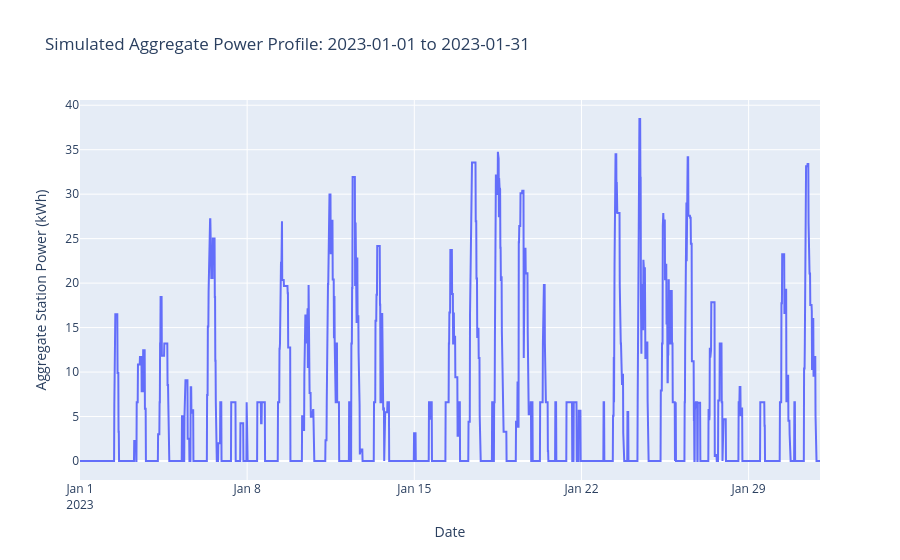
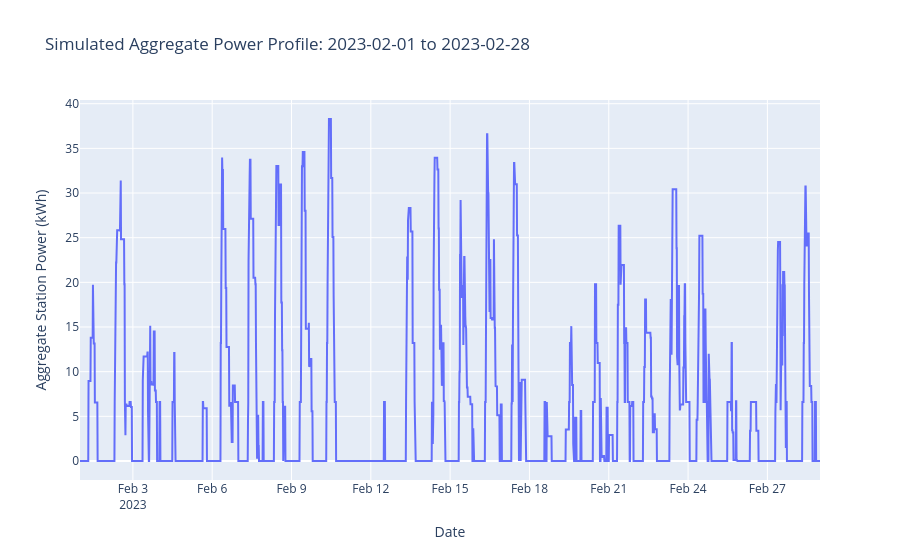
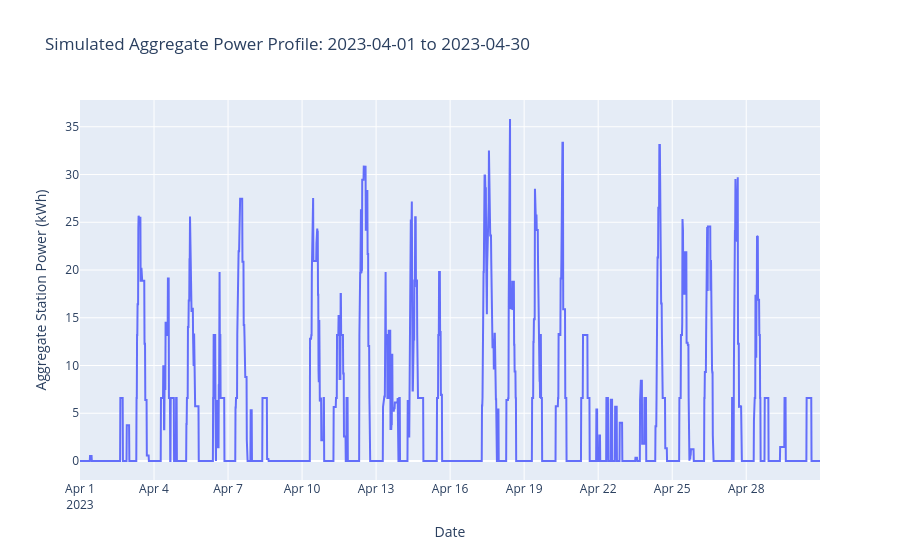
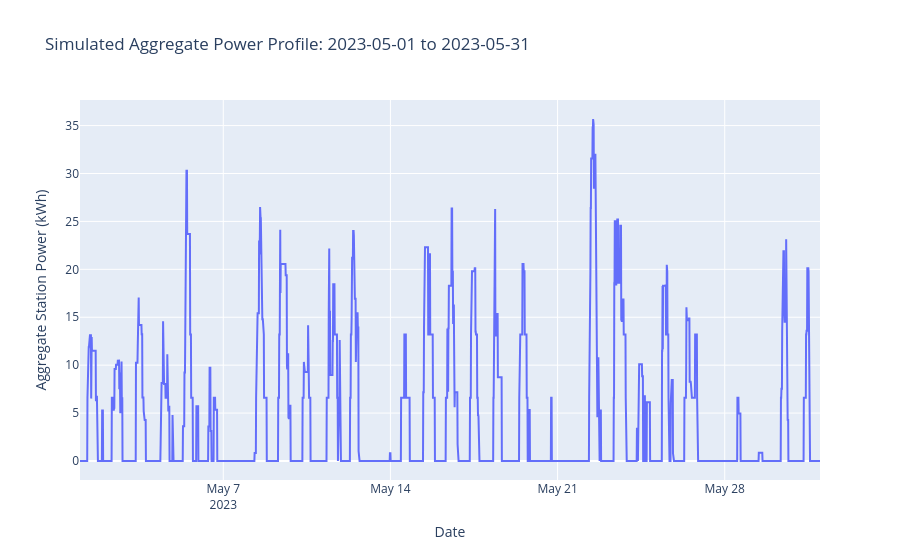

Notebook code for these charts, in order:
### Code cell
scenario: TypeScenario = "smooth_dc_penalty"

sessions_file = Path(__name__).resolve().parents[1] / "data" / "Sessions3.csv"
sessions_df = pd.read_csv(sessions_file)
sessions_df = sessions_df.sort_values(by="startChargeTime")

# Create output folder for this simulation
current_time = datetime.datetime.now()
time_str = current_time.strftime("%Y-%m-%d_%H-%M-%S")
folder_path = f"results/{scenario}/{time_str}"
os.makedirs(folder_path, exist_ok=True)

for month in months:
    try:
        # function to filter data in the same way for each scenario
        test_df = filter_data(sessions_df, month, year, "standard")

        # function to run a scenario (returns a child of BaselineSimulator)
        sim = get_simulator(test_df, scenario, verbose=False, monte_carlo=True)

        # Run simulation and save results and append to the summary
        results_file_name = f"{folder_path}/{month}_{year}_{scenario}.csv"
        summary_file_name = f"{folder_path}/summary.csv"
        aggregate_power_profile_file_name = f"{folder_path}/aggregate_power_profile.csv"
        session_results = generate_session_results(
            sim,
            month,
            results_file_name,
            summary_file_name,
            aggregate_power_profile_file_name,
            visualize=True,
            verbose=True,
        )
    except:
        continue

### Figure 1 — Plotly figure (JSON) as saved in the notebook; plotly's stock layout.template omitted (floating-point values rounded to 4 significant figures; data arrays with more than 128 entries replaced by an {"elided": "..."} marker saying what was removed)
{"data": [{"mode": "lines", "name": "Power Profile", "type": "scatter", "x": {"elided": "2976 str values"}, "y": {"elided": "2976 float values"}}], "layout": {"title": {"text": "Simulated Aggregate Power Profile: 2023-01-01 to 2023-01-31"}, "xaxis": {"title": {"text": "Date"}}, "yaxis": {"title": {"text": "Aggregate Station Power (kWh)"}}}}

### Figure 2 — Plotly figure (JSON) as saved in the notebook; plotly's stock layout.template omitted (floating-point values rounded to 4 significant figures; data arrays with more than 128 entries replaced by an {"elided": "..."} marker saying what was removed)
{"data": [{"mode": "lines", "name": "Power Profile", "type": "scatter", "x": {"elided": "2688 str values"}, "y": {"elided": "2688 float values"}}], "layout": {"title": {"text": "Simulated Aggregate Power Profile: 2023-02-01 to 2023-02-28"}, "xaxis": {"title": {"text": "Date"}}, "yaxis": {"title": {"text": "Aggregate Station Power (kWh)"}}}}

### Figure 3 — Plotly figure (JSON) as saved in the notebook; plotly's stock layout.template omitted (floating-point values rounded to 4 significant figures; data arrays with more than 128 entries replaced by an {"elided": "..."} marker saying what was removed)
{"data": [{"mode": "lines", "name": "Power Profile", "type": "scatter", "x": {"elided": "2880 str values"}, "y": {"elided": "2880 float values"}}], "layout": {"title": {"text": "Simulated Aggregate Power Profile: 2023-04-01 to 2023-04-30"}, "xaxis": {"title": {"text": "Date"}}, "yaxis": {"title": {"text": "Aggregate Station Power (kWh)"}}}}

### Figure 4 — Plotly figure (JSON) as saved in the notebook; plotly's stock layout.template omitted (floating-point values rounded to 4 significant figures; data arrays with more than 128 entries replaced by an {"elided": "..."} marker saying what was removed)
{"data": [{"mode": "lines", "name": "Power Profile", "type": "scatter", "x": {"elided": "2976 str values"}, "y": {"elided": "2976 float values"}}], "layout": {"title": {"text": "Simulated Aggregate Power Profile: 2023-05-01 to 2023-05-31"}, "xaxis": {"title": {"text": "Date"}}, "yaxis": {"title": {"text": "Aggregate Station Power (kWh)"}}}}
